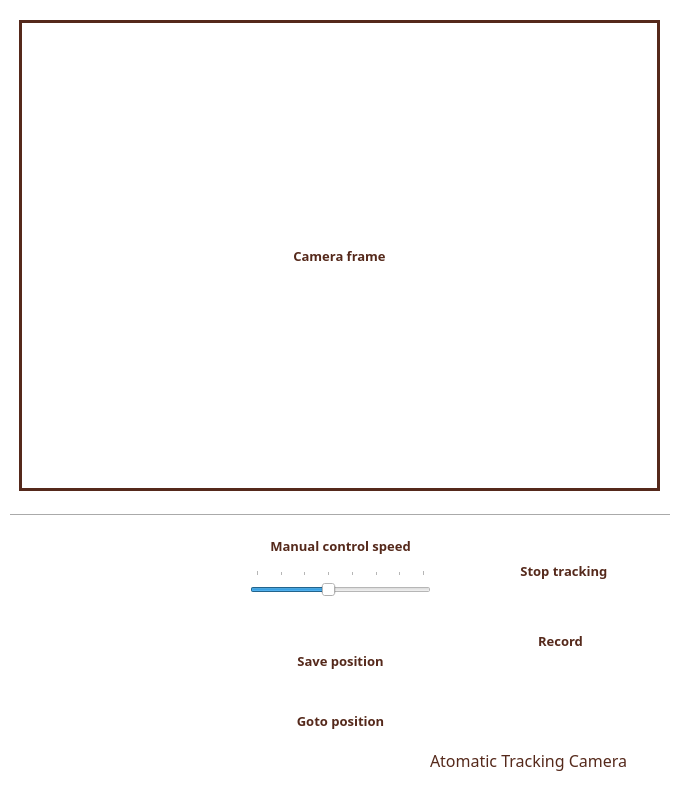
<?xml version="1.0" encoding="UTF-8"?>
<ui version="4.0">
 <class>MainWindow</class>
 <widget class="QMainWindow" name="MainWindow">
  <property name="geometry">
   <rect>
    <x>0</x>
    <y>0</y>
    <width>680</width>
    <height>800</height>
   </rect>
  </property>
  <property name="minimumSize">
   <size>
    <width>680</width>
    <height>800</height>
   </size>
  </property>
  <property name="maximumSize">
   <size>
    <width>680</width>
    <height>800</height>
   </size>
  </property>
  <property name="windowTitle">
   <string>Automatic Tracking Camera</string>
  </property>
  <property name="windowIcon">
   <iconset resource="resourcefile.qrc">
    <normaloff>:/background/background/ptz.jpg</normaloff>:/background/background/ptz.jpg</iconset>
  </property>
  <property name="autoFillBackground">
   <bool>false</bool>
  </property>
  <property name="styleSheet">
   <string notr="true">background-color: rgb(255, 255, 255);</string>
  </property>
  <property name="iconSize">
   <size>
    <width>24</width>
    <height>24</height>
   </size>
  </property>
  <property name="dockNestingEnabled">
   <bool>false</bool>
  </property>
  <widget class="QWidget" name="centralWidget">
   <widget class="QLabel" name="frameLabel">
    <property name="geometry">
     <rect>
      <x>19</x>
      <y>20</y>
      <width>641</width>
      <height>471</height>
     </rect>
    </property>
    <property name="minimumSize">
     <size>
      <width>0</width>
      <height>0</height>
     </size>
    </property>
    <property name="font">
     <font>
      <family>微軟正黑體</family>
      <pointsize>10</pointsize>
      <weight>75</weight>
      <bold>true</bold>
     </font>
    </property>
    <property name="cursor">
     <cursorShape>CrossCursor</cursorShape>
    </property>
    <property name="mouseTracking">
     <bool>false</bool>
    </property>
    <property name="styleSheet">
     <string notr="true">color: rgb(85, 41, 27);</string>
    </property>
    <property name="frameShape">
     <enum>QFrame::Panel</enum>
    </property>
    <property name="frameShadow">
     <enum>QFrame::Plain</enum>
    </property>
    <property name="lineWidth">
     <number>3</number>
    </property>
    <property name="midLineWidth">
     <number>5</number>
    </property>
    <property name="text">
     <string>Camera frame</string>
    </property>
    <property name="alignment">
     <set>Qt::AlignCenter</set>
    </property>
   </widget>
   <widget class="Line" name="line">
    <property name="geometry">
     <rect>
      <x>10</x>
      <y>510</y>
      <width>660</width>
      <height>10</height>
     </rect>
    </property>
    <property name="orientation">
     <enum>Qt::Horizontal</enum>
    </property>
   </widget>
   <widget class="QPushButton" name="pushButton_up">
    <property name="geometry">
     <rect>
      <x>90</x>
      <y>525</y>
      <width>61</width>
      <height>61</height>
     </rect>
    </property>
    <property name="font">
     <font>
      <family>微軟正黑體</family>
      <pointsize>10</pointsize>
      <weight>75</weight>
      <bold>true</bold>
     </font>
    </property>
    <property name="autoFillBackground">
     <bool>false</bool>
    </property>
    <property name="styleSheet">
     <string notr="true">color: rgb(85, 41, 27);
background-color: rgb(255, 255, 127);</string>
    </property>
    <property name="text">
     <string/>
    </property>
    <property name="icon">
     <iconset resource="resourcefile.qrc">
      <normaloff>:/background/background/up.jpg</normaloff>:/background/background/up.jpg</iconset>
    </property>
    <property name="iconSize">
     <size>
      <width>50</width>
      <height>50</height>
     </size>
    </property>
    <property name="autoDefault">
     <bool>false</bool>
    </property>
    <property name="default">
     <bool>false</bool>
    </property>
    <property name="flat">
     <bool>true</bool>
    </property>
   </widget>
   <widget class="QPushButton" name="pushButton_left">
    <property name="geometry">
     <rect>
      <x>30</x>
      <y>585</y>
      <width>61</width>
      <height>61</height>
     </rect>
    </property>
    <property name="font">
     <font>
      <family>微軟正黑體</family>
      <pointsize>10</pointsize>
      <weight>75</weight>
      <bold>true</bold>
     </font>
    </property>
    <property name="autoFillBackground">
     <bool>false</bool>
    </property>
    <property name="styleSheet">
     <string notr="true">color: rgb(85, 41, 27);
background-color: rgb(255, 255, 127);</string>
    </property>
    <property name="text">
     <string/>
    </property>
    <property name="icon">
     <iconset resource="resourcefile.qrc">
      <normaloff>:/background/background/left.jpg</normaloff>:/background/background/left.jpg</iconset>
    </property>
    <property name="iconSize">
     <size>
      <width>50</width>
      <height>50</height>
     </size>
    </property>
    <property name="default">
     <bool>false</bool>
    </property>
    <property name="flat">
     <bool>true</bool>
    </property>
   </widget>
   <widget class="QPushButton" name="pushButton_right">
    <property name="geometry">
     <rect>
      <x>150</x>
      <y>585</y>
      <width>61</width>
      <height>61</height>
     </rect>
    </property>
    <property name="font">
     <font>
      <family>微軟正黑體</family>
      <pointsize>10</pointsize>
      <weight>75</weight>
      <bold>true</bold>
     </font>
    </property>
    <property name="acceptDrops">
     <bool>false</bool>
    </property>
    <property name="autoFillBackground">
     <bool>false</bool>
    </property>
    <property name="styleSheet">
     <string notr="true">color: rgb(85, 41, 27);
background-color: rgb(255, 255, 127);</string>
    </property>
    <property name="text">
     <string/>
    </property>
    <property name="icon">
     <iconset resource="resourcefile.qrc">
      <normaloff>:/background/background/right.jpg</normaloff>:/background/background/right.jpg</iconset>
    </property>
    <property name="iconSize">
     <size>
      <width>50</width>
      <height>50</height>
     </size>
    </property>
    <property name="checkable">
     <bool>false</bool>
    </property>
    <property name="autoDefault">
     <bool>false</bool>
    </property>
    <property name="default">
     <bool>false</bool>
    </property>
    <property name="flat">
     <bool>true</bool>
    </property>
   </widget>
   <widget class="QPushButton" name="pushButton_down">
    <property name="geometry">
     <rect>
      <x>90</x>
      <y>645</y>
      <width>61</width>
      <height>61</height>
     </rect>
    </property>
    <property name="font">
     <font>
      <family>微軟正黑體</family>
      <pointsize>10</pointsize>
      <weight>75</weight>
      <bold>true</bold>
     </font>
    </property>
    <property name="autoFillBackground">
     <bool>false</bool>
    </property>
    <property name="styleSheet">
     <string notr="true">color: rgb(85, 41, 27);
background-color: rgb(255, 255, 127);</string>
    </property>
    <property name="text">
     <string/>
    </property>
    <property name="icon">
     <iconset resource="resourcefile.qrc">
      <normaloff>:/background/background/down.jpg</normaloff>:/background/background/down.jpg</iconset>
    </property>
    <property name="iconSize">
     <size>
      <width>50</width>
      <height>50</height>
     </size>
    </property>
    <property name="default">
     <bool>false</bool>
    </property>
    <property name="flat">
     <bool>true</bool>
    </property>
   </widget>
   <widget class="QPushButton" name="pushButton_tele">
    <property name="geometry">
     <rect>
      <x>25</x>
      <y>700</y>
      <width>61</width>
      <height>61</height>
     </rect>
    </property>
    <property name="font">
     <font>
      <family>微軟正黑體</family>
      <pointsize>10</pointsize>
      <weight>75</weight>
      <bold>true</bold>
     </font>
    </property>
    <property name="styleSheet">
     <string notr="true">color: rgb(85, 41, 27);
background-color: rgb(255, 255, 127);
</string>
    </property>
    <property name="text">
     <string/>
    </property>
    <property name="icon">
     <iconset resource="resourcefile.qrc">
      <normaloff>:/background/background/zin.jpg</normaloff>:/background/background/zin.jpg</iconset>
    </property>
    <property name="iconSize">
     <size>
      <width>50</width>
      <height>50</height>
     </size>
    </property>
    <property name="default">
     <bool>true</bool>
    </property>
    <property name="flat">
     <bool>true</bool>
    </property>
   </widget>
   <widget class="QPushButton" name="pushButton_wide">
    <property name="geometry">
     <rect>
      <x>157</x>
      <y>700</y>
      <width>61</width>
      <height>61</height>
     </rect>
    </property>
    <property name="font">
     <font>
      <family>微軟正黑體</family>
      <pointsize>10</pointsize>
      <weight>75</weight>
      <bold>true</bold>
     </font>
    </property>
    <property name="styleSheet">
     <string notr="true">color: rgb(85, 41, 27);
background-color: rgb(255, 255, 127);
</string>
    </property>
    <property name="text">
     <string/>
    </property>
    <property name="icon">
     <iconset resource="resourcefile.qrc">
      <normaloff>:/background/background/zout.jpg</normaloff>:/background/background/zout.jpg</iconset>
    </property>
    <property name="iconSize">
     <size>
      <width>50</width>
      <height>50</height>
     </size>
    </property>
    <property name="default">
     <bool>true</bool>
    </property>
    <property name="flat">
     <bool>true</bool>
    </property>
   </widget>
   <widget class="QLabel" name="label_manCtrlSpd">
    <property name="geometry">
     <rect>
      <x>230</x>
      <y>530</y>
      <width>221</width>
      <height>31</height>
     </rect>
    </property>
    <property name="font">
     <font>
      <family>微軟正黑體</family>
      <pointsize>10</pointsize>
      <weight>75</weight>
      <bold>true</bold>
     </font>
    </property>
    <property name="styleSheet">
     <string notr="true">color: rgb(85, 41, 27);
</string>
    </property>
    <property name="text">
     <string>Manual control speed</string>
    </property>
    <property name="alignment">
     <set>Qt::AlignCenter</set>
    </property>
   </widget>
   <widget class="QSlider" name="speedSlider">
    <property name="geometry">
     <rect>
      <x>250</x>
      <y>570</y>
      <width>181</width>
      <height>31</height>
     </rect>
    </property>
    <property name="styleSheet">
     <string notr="true">font: 75 8pt &quot;Agency FB&quot;;</string>
    </property>
    <property name="maximum">
     <number>7</number>
    </property>
    <property name="value">
     <number>3</number>
    </property>
    <property name="sliderPosition">
     <number>3</number>
    </property>
    <property name="orientation">
     <enum>Qt::Horizontal</enum>
    </property>
    <property name="invertedAppearance">
     <bool>false</bool>
    </property>
    <property name="invertedControls">
     <bool>false</bool>
    </property>
    <property name="tickPosition">
     <enum>QSlider::TicksAbove</enum>
    </property>
    <property name="tickInterval">
     <number>0</number>
    </property>
   </widget>
   <widget class="QPushButton" name="pushButton_savepos">
    <property name="geometry">
     <rect>
      <x>260</x>
      <y>640</y>
      <width>161</width>
      <height>41</height>
     </rect>
    </property>
    <property name="font">
     <font>
      <family>微軟正黑體</family>
      <pointsize>10</pointsize>
      <weight>75</weight>
      <bold>true</bold>
     </font>
    </property>
    <property name="styleSheet">
     <string notr="true">color: rgb(85, 41, 27);
background-color: rgb(255, 255, 127);
</string>
    </property>
    <property name="text">
     <string>Save position</string>
    </property>
    <property name="icon">
     <iconset resource="resourcefile.qrc">
      <normaloff>:/background/background/4469037_195844400109_2.jpg</normaloff>:/background/background/4469037_195844400109_2.jpg</iconset>
    </property>
    <property name="iconSize">
     <size>
      <width>30</width>
      <height>30</height>
     </size>
    </property>
    <property name="default">
     <bool>true</bool>
    </property>
    <property name="flat">
     <bool>true</bool>
    </property>
   </widget>
   <widget class="QPushButton" name="pushButton_gotopos">
    <property name="geometry">
     <rect>
      <x>260</x>
      <y>700</y>
      <width>161</width>
      <height>41</height>
     </rect>
    </property>
    <property name="font">
     <font>
      <family>微軟正黑體</family>
      <pointsize>10</pointsize>
      <weight>75</weight>
      <bold>true</bold>
     </font>
    </property>
    <property name="styleSheet">
     <string notr="true">color: rgb(85, 41, 27);
background-color: rgb(255, 255, 127);
</string>
    </property>
    <property name="text">
     <string>Goto position</string>
    </property>
    <property name="icon">
     <iconset resource="resourcefile.qrc">
      <normaloff>:/background/background/18057.png</normaloff>:/background/background/18057.png</iconset>
    </property>
    <property name="iconSize">
     <size>
      <width>25</width>
      <height>25</height>
     </size>
    </property>
    <property name="default">
     <bool>true</bool>
    </property>
    <property name="flat">
     <bool>true</bool>
    </property>
   </widget>
   <widget class="QPushButton" name="pushButton_stoptrack">
    <property name="geometry">
     <rect>
      <x>480</x>
      <y>550</y>
      <width>161</width>
      <height>41</height>
     </rect>
    </property>
    <property name="font">
     <font>
      <family>微軟正黑體</family>
      <pointsize>10</pointsize>
      <weight>75</weight>
      <bold>true</bold>
     </font>
    </property>
    <property name="styleSheet">
     <string notr="true">color: rgb(85, 41, 27);
background-color: rgb(255, 255, 127);
</string>
    </property>
    <property name="text">
     <string>  Stop tracking</string>
    </property>
    <property name="icon">
     <iconset resource="resourcefile.qrc">
      <normaloff>:/background/background/stopTracking.jpg</normaloff>:/background/background/stopTracking.jpg</iconset>
    </property>
    <property name="iconSize">
     <size>
      <width>20</width>
      <height>20</height>
     </size>
    </property>
    <property name="autoDefault">
     <bool>false</bool>
    </property>
    <property name="default">
     <bool>true</bool>
    </property>
    <property name="flat">
     <bool>true</bool>
    </property>
   </widget>
   <widget class="QPushButton" name="pushButton_startrecord">
    <property name="geometry">
     <rect>
      <x>465</x>
      <y>660</y>
      <width>61</width>
      <height>51</height>
     </rect>
    </property>
    <property name="font">
     <font>
      <family>微軟正黑體</family>
      <pointsize>10</pointsize>
      <weight>75</weight>
      <bold>true</bold>
     </font>
    </property>
    <property name="styleSheet">
     <string notr="true">color: rgb(85, 41, 27);
background-color: rgb(255, 255, 127);
</string>
    </property>
    <property name="text">
     <string/>
    </property>
    <property name="icon">
     <iconset resource="resourcefile.qrc">
      <normaloff>:/background/background/strat.jpg</normaloff>:/background/background/strat.jpg</iconset>
    </property>
    <property name="iconSize">
     <size>
      <width>45</width>
      <height>41</height>
     </size>
    </property>
    <property name="default">
     <bool>true</bool>
    </property>
    <property name="flat">
     <bool>true</bool>
    </property>
   </widget>
   <widget class="QPushButton" name="pushButton_stoprecord">
    <property name="geometry">
     <rect>
      <x>531</x>
      <y>660</y>
      <width>61</width>
      <height>51</height>
     </rect>
    </property>
    <property name="font">
     <font>
      <family>微軟正黑體</family>
      <pointsize>10</pointsize>
      <weight>75</weight>
      <bold>true</bold>
     </font>
    </property>
    <property name="styleSheet">
     <string notr="true">color: rgb(85, 41, 27);
background-color: rgb(255, 255, 127);
</string>
    </property>
    <property name="text">
     <string/>
    </property>
    <property name="icon">
     <iconset resource="resourcefile.qrc">
      <normaloff>:/background/background/stop.jpg</normaloff>:/background/background/stop.jpg</iconset>
    </property>
    <property name="iconSize">
     <size>
      <width>30</width>
      <height>30</height>
     </size>
    </property>
    <property name="default">
     <bool>true</bool>
    </property>
    <property name="flat">
     <bool>true</bool>
    </property>
   </widget>
   <widget class="QPushButton" name="pushButton_takephoto">
    <property name="geometry">
     <rect>
      <x>597</x>
      <y>660</y>
      <width>61</width>
      <height>51</height>
     </rect>
    </property>
    <property name="font">
     <font>
      <family>微軟正黑體</family>
      <pointsize>10</pointsize>
      <weight>75</weight>
      <bold>true</bold>
     </font>
    </property>
    <property name="styleSheet">
     <string notr="true">color: rgb(85, 41, 27);
background-color: rgb(255, 255, 127);
</string>
    </property>
    <property name="text">
     <string/>
    </property>
    <property name="icon">
     <iconset resource="resourcefile.qrc">
      <normaloff>:/background/background/Camera.jpg</normaloff>:/background/background/Camera.jpg</iconset>
    </property>
    <property name="iconSize">
     <size>
      <width>45</width>
      <height>41</height>
     </size>
    </property>
    <property name="autoDefault">
     <bool>false</bool>
    </property>
    <property name="default">
     <bool>true</bool>
    </property>
    <property name="flat">
     <bool>true</bool>
    </property>
   </widget>
   <widget class="QLabel" name="label_record">
    <property name="geometry">
     <rect>
      <x>490</x>
      <y>630</y>
      <width>141</width>
      <height>21</height>
     </rect>
    </property>
    <property name="font">
     <font>
      <family>微軟正黑體</family>
      <pointsize>10</pointsize>
      <weight>75</weight>
      <bold>true</bold>
     </font>
    </property>
    <property name="styleSheet">
     <string notr="true">color: rgb(85, 41, 27);

</string>
    </property>
    <property name="text">
     <string>Record</string>
    </property>
    <property name="alignment">
     <set>Qt::AlignCenter</set>
    </property>
   </widget>
   <widget class="QLabel" name="label_3">
    <property name="geometry">
     <rect>
      <x>430</x>
      <y>740</y>
      <width>251</width>
      <height>41</height>
     </rect>
    </property>
    <property name="font">
     <font>
      <family>Magneto</family>
      <pointsize>12</pointsize>
      <weight>9</weight>
      <italic>false</italic>
      <bold>false</bold>
     </font>
    </property>
    <property name="styleSheet">
     <string notr="true">font: 75 12pt &quot;Magneto&quot;;color: rgb(85, 41, 27);</string>
    </property>
    <property name="text">
     <string>Atomatic Tracking Camera</string>
    </property>
   </widget>
  </widget>
  <widget class="QMenuBar" name="menuBar">
   <property name="geometry">
    <rect>
     <x>0</x>
     <y>0</y>
     <width>680</width>
     <height>22</height>
    </rect>
   </property>
  </widget>
 </widget>
 <layoutdefault spacing="6" margin="11"/>
 <resources>
  <include location="resourcefile.qrc"/>
 </resources>
 <connections/>
</ui>
